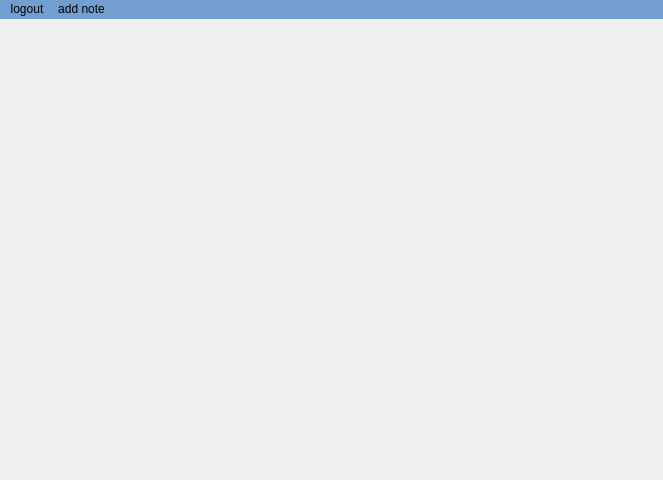
<?xml version="1.0" encoding="UTF-8"?>
<ui version="4.0">
 <class>MainWindow</class>
 <widget class="QMainWindow" name="MainWindow">
  <property name="geometry">
   <rect>
    <x>0</x>
    <y>0</y>
    <width>663</width>
    <height>480</height>
   </rect>
  </property>
  <property name="windowTitle">
   <string>MainWindow</string>
  </property>
  <widget class="QWidget" name="centralwidget">
   <layout class="QFormLayout" name="formLayout">
    <property name="horizontalSpacing">
     <number>0</number>
    </property>
    <property name="verticalSpacing">
     <number>1</number>
    </property>
    <property name="leftMargin">
     <number>0</number>
    </property>
    <property name="topMargin">
     <number>0</number>
    </property>
    <property name="rightMargin">
     <number>0</number>
    </property>
    <property name="bottomMargin">
     <number>0</number>
    </property>
   </layout>
  </widget>
  <widget class="QMenuBar" name="menuBar">
   <property name="geometry">
    <rect>
     <x>0</x>
     <y>0</y>
     <width>663</width>
     <height>22</height>
    </rect>
   </property>
   <property name="styleSheet">
    <string notr="true">background-color: rgb(114, 159, 207);</string>
   </property>
   <widget class="QMenu" name="add_note">
    <property name="title">
     <string>add note</string>
    </property>
    <addaction name="separator"/>
   </widget>
   <widget class="QMenu" name="logout">
    <property name="styleSheet">
     <string notr="true">background-color: rgb(85, 87, 83);
font: 75 italic 13pt &quot;Rasa&quot;;
color: rgb(85, 87, 83);
border-raduis:10px;</string>
    </property>
    <property name="title">
     <string>logout</string>
    </property>
    <addaction name="separator"/>
   </widget>
   <addaction name="logout"/>
   <addaction name="add_note"/>
  </widget>
 </widget>
 <resources>
  <include location="takenote.qrc"/>
 </resources>
 <connections/>
</ui>
